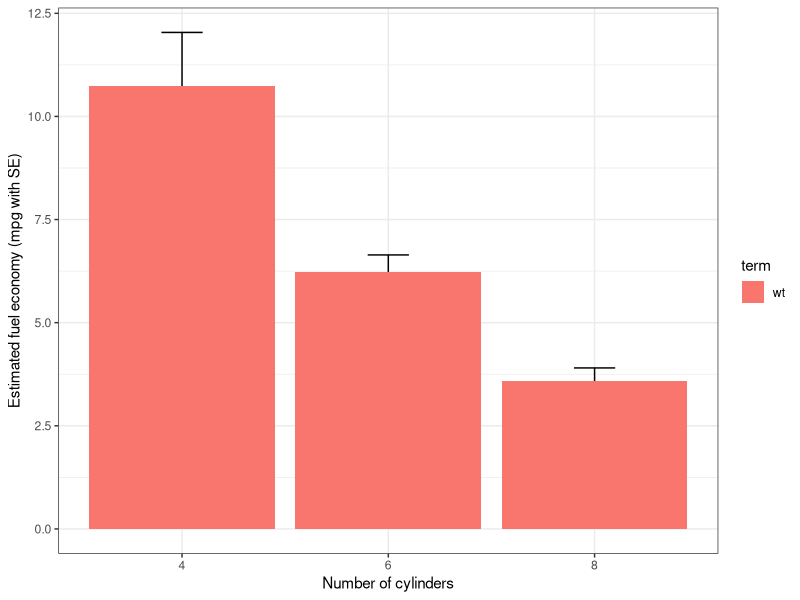

This chart was generated by the following R code:
### Code for R for Data Science Workshop

## Jan 2018


library(tidyverse)  # load tidyverse packages

data(mtcars) # load dataset

head(mtcars) # look at data

mtcars # all data

# the old way to look at models
fit <- lm(mpg~wt, data=mtcars) # fit the linear model
summary(fit) # get the summary

# we can use a new library to clean this up
library(broom)

# the new way to look at models
fit <- lm(mpg~wt, data=mtcars) # fit the model exactly the same way
tidy(fit) # clean up the model fit object
glance(fit) # take a look at it



# A more realistic example: split a data frame into pieces, fit a
#   model to each piece, summarise and extract R^2
# This uses a pipe from dplyr to make the code easier to read


mtcars %>%
  split(.$cyl) %>%
  map(~ lm(mpg ~ wt, data = .x)) %>%
  map(summary) %>%
  map_dbl("r.squared")

# the output is the r.squared values for the each of the different
#   cylinder types (4 cyl, 5 cyl, and 8 cyl)
unique(mtcars$cyl)

#  We can also use this process to store the model outputs in a dataframe

# If each element of the output is a data frame, use
# map_df to row-bind them together:
foo <- mtcars %>%
  split(.$cyl) %>%
  map(~ lm(mpg ~ wt, data = .x)) %>%
  map_df(~ as.data.frame(t(as.matrix(coef(.)))))

foo # to look at output


# but there is an easier way to do this that is much easier to read
#     and gives us a little more output

library(broom)

foo2 <- mtcars %>% group_by(cyl) %>% do(tidy(lm(mpg ~ wt-1, .)))

foo2 # read the output as a tibble

# this can then be easily plotted
ggplot(foo2, aes(as.factor(cyl),estimate, fill=term)) +
  theme_bw() +
  xlab("Number of cylinders") + ylab("Estimated fuel economy (mpg with SE)") +
  geom_errorbar(aes(ymin=estimate-std.error, ymax=estimate+std.error), width=.2, position=position_dodge(.9)) +
  geom_bar(stat="identity",position=position_dodge())


#####################################################################################

